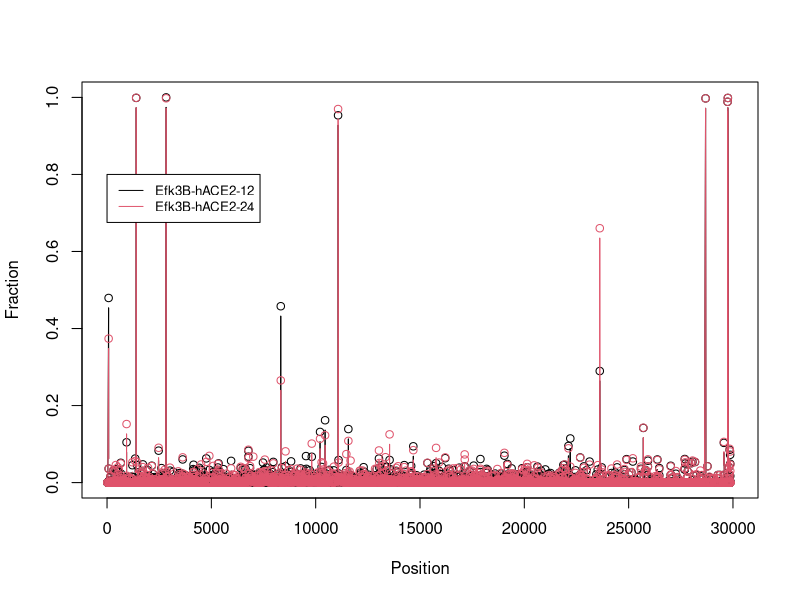

Write the R code that produced this figure. (Note: this script raises an error after producing the figure.)
####################################
# SNP Density Plot and SNP dot plot
# 
# Author: Jessica Luc, 2022
####################################

dprop = read.csv("run2propdensity.csv",header=T)

#SNP Density Plot
plot(dprop$POS,dprop$efk3b.i12, type = 'b', col = 1, xlab='Position',ylab='Fraction', 
     xlim=c(0,30000), ylim = c(0,1)) +
  lines(dprop$POS,dprop$efk3b.i24, type = 'b', col = 2) +
  legend(0,0.8, legend=c('Efk3B-hACE2-12', 'Efk3B-hACE2-24'), col = c(1,2), lty = 1:1, cex=0.8)
text(x = 23616, y = 0.5, labels = 23616, pos = 3)

#Dot Plot
plot(dprop$efk3b.i12, dprop$efk3b.i24, type = 'p', xlab = '12 hr post infection', ylab='24 hr post infection',
     main = 'Efk3B-hACE2', ylim = c(0,1), xlim = c(0,1))
lines(x=c(0,1), y=c(0,1), type = 'l')
#label all points
text(dprop$efk3b.i12, dprop$efk3b.i24, labels = dprop$POS)
#label POS 23616 point
text(x = 0.289, y= 0.66, labels = 23616, pos = 2)
text(x=0, y = 1, labels= "23616 (G => C)", pos = 4)
text(x=0, y=0.96, labels= "Arg => Pro Furin site mutation", pos = 4)

